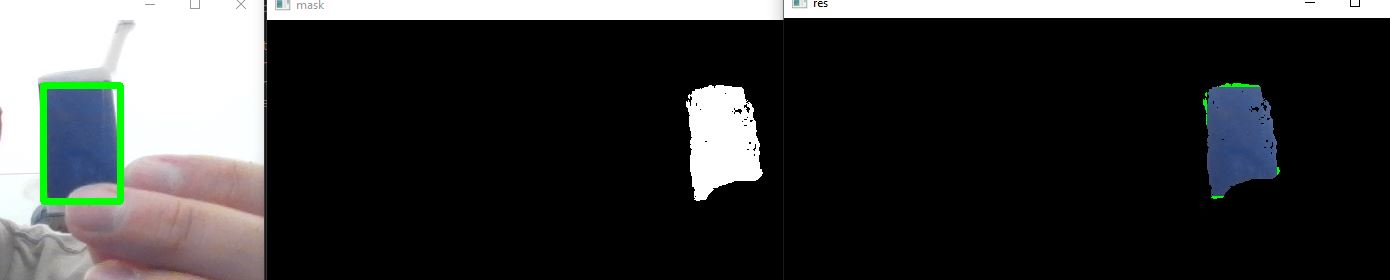
#> input picture ECE180DA_Lab1_Task4.1.JPG, 1390 x 280 px, given in place of the camera
$ python 'import cv2 as cv.py'
#> lines starting #> are read from the running program, lines starting #| are printed output that depends on the picture; after the words box and inside, x2 and y2 are one past the last pixel; in counts of white or black regions, pixels touching at a corner belong together
'''
1. Choose something that is relatively monochromatic with a color fairly different from
your background surroundings (a water bottle, a piece of clothing). Try to create
a video stream where you track this object with a bounding box surrounding it by
thresholding HSV or RGB values. Is HSV or RGB typically better? How large is the
threshold range that you need to track the object?

From this one lab demonstration I would say HSV is typically better, especially considering its robustness when dealing with external lighting changes.

2. Now change the lighting condition (turn on or off the lights or turn on your phone
flashlight on the object). Is there a major difference in the tracking ability of your
object?

yES when using my camera flash on my phone the video tracking was more accurate in isolating the desired colors within the boiundary box.

3. Now navigate to a Color Picker on your phone (Zoom into the color zone so that it
covers a good portion of your phone screen). Since you can pick your color with the
website, see if that is the color (with a small range) that you can pick up with your
camera. Does changing your phone brightness help or hurt with how your code is able
to track the color?

Increasing my phone brightness helps significantly with how my code is able to ttrack the target color.

4. Create a new piece of code that can determine the “dominant” color in a designated
(central) rectangle in your video feed (Use K-Means, see a tutorial to find an image's
dominant colors). Use your non-phone object and change the brightness of its sur-
roundings. Note the change of the color. Do the same with your phone. Is one or the
other more robust to brightness?

It seems that the phone screen is more robust to the change in lighting conditions.

'''
import cv2 as cv
import numpy as np
from PIL import Image
cap = cv.VideoCapture(0)
while(1):
    # Take each frame
    _, frame = cap.read()
#> frame is the input picture: shape (280, 1390, 3); mean B, G, R 56.4, 56.6, 55.5
    # Convert BGR to HSV
    hsv = cv.cvtColor(frame, cv.COLOR_BGR2HSV)
#> hsv: shape (280, 1390, 3); mean H, S, V 15.2, 11.8, 59.8
    # define range of blue color in HSV
    lower_blue = np.array([110,105,105])
    upper_blue = np.array([130,255,255])
    # define range of red color in HSV
    lower_red = np.array([160, 100, 20])
    upper_red = np.array([179, 255, 255])
    # Threshold the HSV image to get only blue colors
    mask = cv.inRange(hsv, lower_blue, upper_blue)
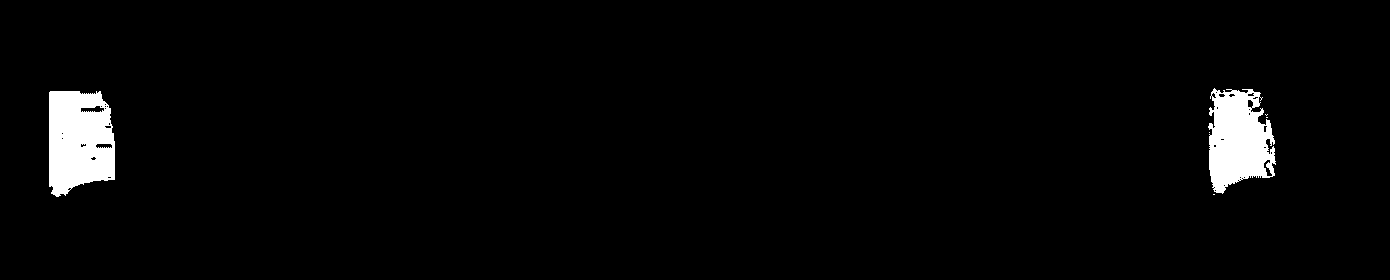
#> mask: shape (280, 1390); 2.8% white; 6 white regions (4 under 20 px), largest, box (x1, y1, x2, y2) and area: (49, 91, 115, 197) 5762, (1208, 88, 1276, 194) 5080
    #mask = cv.inRange(hsv, lower_red, upper_red)
    mask_ = Image.fromarray(mask)

    bbox = mask_.getbbox()
#> bbox = (49, 88, 1276, 197)

    if bbox is not None:
        x1, y1, x2, y2 = bbox
#> x1 = 49; y1 = 88; x2 = 1276; y2 = 197

        frame = cv.rectangle(frame, (x1, y1), (x2, y2), (0, 255, 0), 5 )
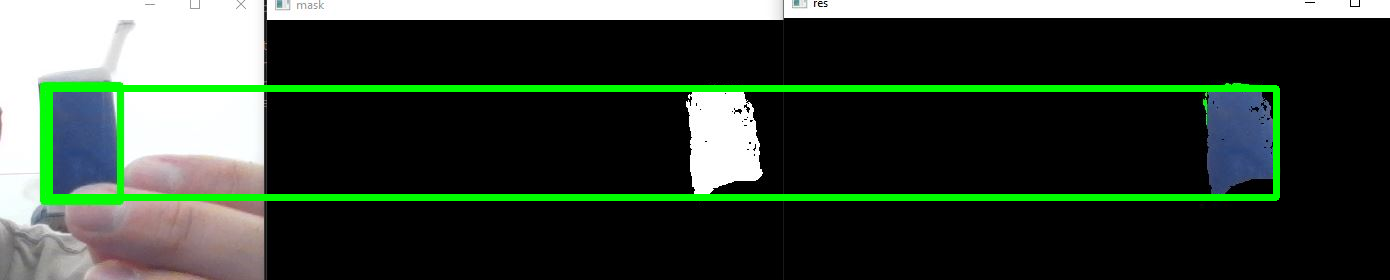
#> frame: shape (280, 1390, 3); 4.79% of pixels changed, all inside (x1, y1, x2, y2) = (46, 85, 1280, 201)

    print(bbox)
#| (49, 88, 1276, 197)
    # Bitwise-AND mask and original image
    res = cv.bitwise_and(frame,frame, mask= mask)
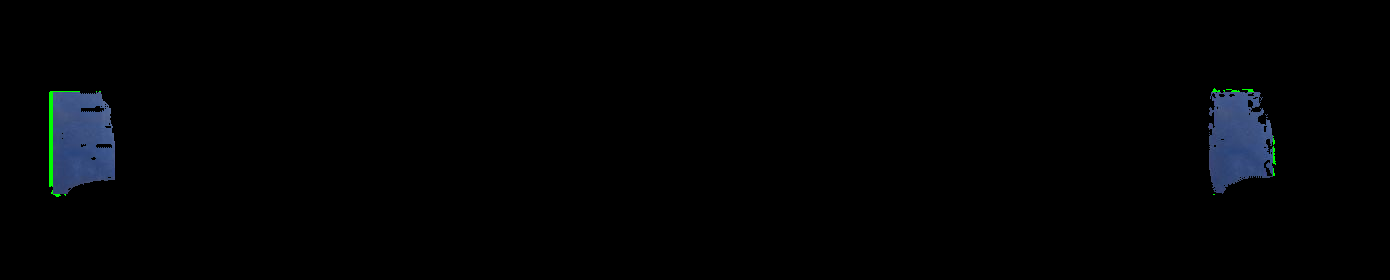
#> res: shape (280, 1390, 3); mean B, G, R 3.4, 2.5, 1.6
    cv.imshow('frame',frame)
    cv.imshow('mask',mask)
    cv.imshow('res',res)
    k = cv.waitKey(5) & 0xFF
#> (key Esc is pressed here)
    if k == 27:
        break

cap.release()
cv.destroyAllWindows()

$ run again, on ECE180DA_Lab1_Task4.2.JPG
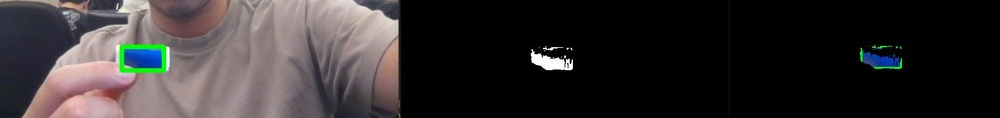
#> input picture ECE180DA_Lab1_Task4.2.JPG, 1000 x 118 px, shrunk from 1571 x 185 before the run, given in place of the camera
#> frame is the input picture: shape (118, 1000, 3); mean B, G, R 47.7, 47.2, 51.3
#> hsv: shape (118, 1000, 3); mean H, S, V 35.6, 23.3, 54.8
#> `mask = cv.inRange(hsv, lower_blue, upper_blue)`:
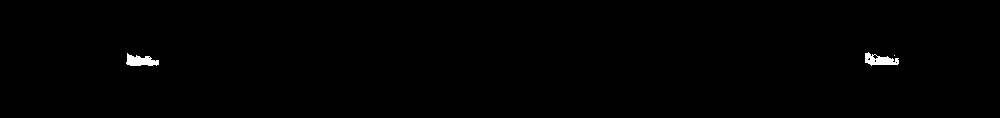
#> mask: shape (118, 1000); 0.46% white; 3 white regions (1 under 20 px), largest, box (x1, y1, x2, y2) and area: (126, 53, 159, 66) 271, (865, 52, 899, 66) 271
#> bbox = (126, 52, 899, 66)
#> x1 = 126; y1 = 52; x2 = 899; y2 = 66
#> `frame = cv.rectangle(frame, (x1, y1), (x2, y2), (0, 255, 0), 5 )`:
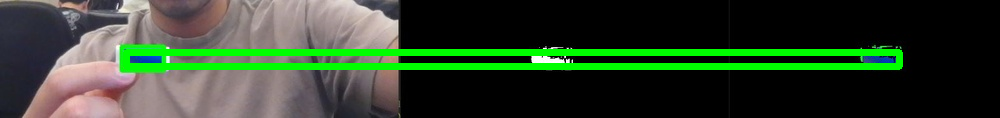
#> frame: shape (118, 1000, 3); 9.32% of pixels changed, all inside (x1, y1, x2, y2) = (123, 49, 903, 70)
#| (126, 52, 899, 66)

$ run again, on ECE180DA_Lab1_Task4.3.JPG
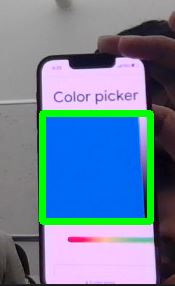
#> input picture ECE180DA_Lab1_Task4.3.JPG, 175 x 286 px, given in place of the camera
#> frame is the input picture: shape (286, 175, 3); mean B, G, R 157.5, 130.8, 109
#> hsv: shape (286, 175, 3); mean H, S, V 105.4, 99.3, 173.5
#> `mask = cv.inRange(hsv, lower_blue, upper_blue)`:
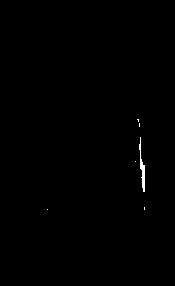
#> mask: shape (286, 175); 0.29% white; 6 white regions (5 under 20 px), largest, box (x1, y1, x2, y2) and area: (139, 137, 145, 192) 130
#> bbox = (47, 119, 145, 210)
#> x1 = 47; y1 = 119; x2 = 145; y2 = 210
#> `frame = cv.rectangle(frame, (x1, y1), (x2, y2), (0, 255, 0), 5 )`:
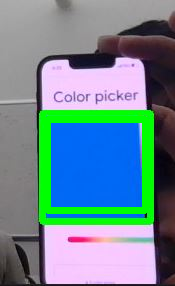
#> frame: shape (286, 175, 3); 5.24% of pixels changed, all inside (x1, y1, x2, y2) = (44, 116, 149, 214)
#| (47, 119, 145, 210)
